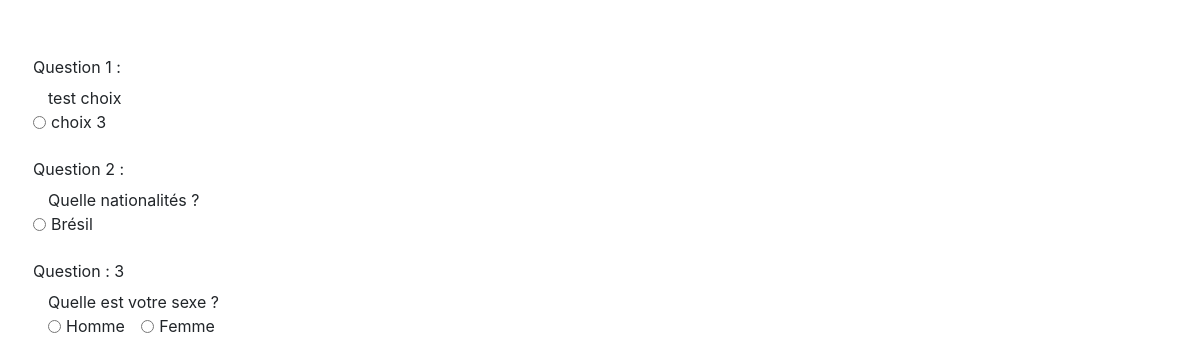
/ptut-appWeb/index.php, run on the app's committed database.
### tables this page shows
CREATE TABLE `questions` (
  `idQuestion` bigint(20) NOT NULL,
  `question` varchar(600) DEFAULT NULL,
  `type` varchar(60) DEFAULT NULL
);

CREATE TABLE `possibilitee` (
  `idPossibilitee` bigint(20) NOT NULL,
  `possibilitee` varchar(100) DEFAULT NULL,
  `idQuestion` bigint(20) NOT NULL
);

### ptut-appWeb/propal/choix.php (the view)
<?php
echo " <div class=\"form-group row\">
                  <label class=\" col-form-label\">Question ".$count." :</label>
                  <div class=\"col-sm-12\">
                    ".$libelquestion."
                  </div>";
          $sqll = "SELECT *  FROM possibilitee WHERE idQuestion=".$idQuestion."";
          $possibilitees = $dbh->query( $sqll )->fetchAll();
          foreach ($possibilitees as $possibilitee) {
            $libelPossibilitee=$possibilitee['possibilitee'];}
            echo "  <div class=\"form-check form-check-inline\">
                      <input class=\"form-check-input\" type=\"radio\" name=".$idQuestion." value=\"".$libelPossibilitee."\">
                      <label class=\"form-check-label\">".$libelPossibilitee."</label>
                    </div>";
 ?>
</div>

### ptut-appWeb/index.php (shortened to what this page needs)
<?php
  include './bdd/boostrap.php';
  $sql = "SELECT * FROM questions";
  $questions = $dbh->query( $sql )->fetchAll();
?>
<!DOCTYPE html>
<html>
<head>
  <link rel="stylesheet" href="https://stackpath.bootstrapcdn.com/bootstrap/4.3.1/css/bootstrap.min.css">
  <link rel="stylesheet" href="https://use.fontawesome.com/releases/v5.8.1/css/all.css">
</head>
<body>
  <div class="container-fluid position-relative p-5 d-inline-flex">
    <form action="">
  <?php
  $count=1;
  foreach ($questions as $question) {
      $libelquestion=$question['question'];
      $type=$question['type'];
      $idQuestion=$question['idQuestion'];
        if ($type==="choix") {
            include ('./propal/choix.php');
        }
        if ($type==="sexe" || $type==="age") {
          include ('./propal/default.php');
        }
      $count=$count+1;
      }
  ?>
  </form>
  </div>
</body>
</html>

### ptut-appWeb/propal/default.php
<div class="form-group row">
  <label class=" col-form-label">Question : <?php echo $count ?></label>
  <div class="col-sm-12">
    <div><?php echo $libelquestion ?></div>
<?php
$sqll = "SELECT *  FROM possibilitee WHERE idQuestion=".$idQuestion."";
$possibilitees = $dbh->query( $sqll )->fetchAll();
foreach ($possibilitees as $possibilitee) {
            $libelPossibilitee=$possibilitee['possibilitee'];
            echo "  <div class=\"form-check form-check-inline\">
                      <input class=\"form-check-input\" type=\"radio\" name=".$idQuestion." value=\"".$libelPossibilitee."\">
                      <label class=\"form-check-label\">".$libelPossibilitee."</label>
                    </div>";
          }
 ?>
</div>

### data on the page
questions: question "test choix", possibilitee.possibilitee "choix 3"
questions: count "2", question "Quelle nationalités ?", possibilitee.possibilitee "Brésil"
questions: count "3", question "Quelle est votre sexe ?"
possibilitee: possibilitee "Homme"
possibilitee: possibilitee "Femme"
